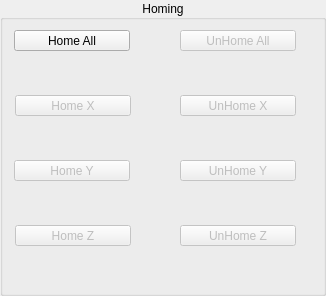
   <widget class="QGroupBox" name="groupBox_homing">
    <property name="geometry">
     <rect>
      <x>1355</x>
      <y>730</y>
      <width>326</width>
      <height>296</height>
     </rect>
    </property>
    <property name="title">
     <string>Homing</string>
    </property>
    <property name="alignment">
     <set>Qt::AlignCenter</set>
    </property>
    <widget class="QPushButton" name="unhome_pb_2">
     <property name="enabled">
      <bool>false</bool>
     </property>
     <property name="geometry">
      <rect>
       <x>180</x>
       <y>225</y>
       <width>116</width>
       <height>21</height>
      </rect>
     </property>
     <property name="text">
      <string>UnHome Z</string>
     </property>
    </widget>
    <widget class="QPushButton" name="home_pb_1">
     <property name="enabled">
      <bool>false</bool>
     </property>
     <property name="geometry">
      <rect>
       <x>14</x>
       <y>160</y>
       <width>116</width>
       <height>21</height>
      </rect>
     </property>
     <property name="text">
      <string>Home Y</string>
     </property>
    </widget>
    <widget class="QPushButton" name="unhome_pb_0">
     <property name="enabled">
      <bool>false</bool>
     </property>
     <property name="geometry">
      <rect>
       <x>180</x>
       <y>95</y>
       <width>116</width>
       <height>21</height>
      </rect>
     </property>
     <property name="text">
      <string>UnHome X</string>
     </property>
    </widget>
    <widget class="QPushButton" name="home_all_pb">
     <property name="geometry">
      <rect>
       <x>14</x>
       <y>30</y>
       <width>116</width>
       <height>21</height>
      </rect>
     </property>
     <property name="text">
      <string>Home All</string>
     </property>
    </widget>
    <widget class="QPushButton" name="home_pb_2">
     <property name="enabled">
      <bool>false</bool>
     </property>
     <property name="geometry">
      <rect>
       <x>15</x>
       <y>225</y>
       <width>116</width>
       <height>21</height>
      </rect>
     </property>
     <property name="text">
      <string>Home Z</string>
     </property>
    </widget>
    <widget class="QPushButton" name="unhome_pb_1">
     <property name="enabled">
      <bool>false</bool>
     </property>
     <property name="geometry">
      <rect>
       <x>180</x>
       <y>160</y>
       <width>116</width>
       <height>21</height>
      </rect>
     </property>
     <property name="text">
      <string>UnHome Y</string>
     </property>
    </widget>
    <widget class="QPushButton" name="unhome_all_pb">
     <property name="enabled">
      <bool>false</bool>
     </property>
     <property name="geometry">
      <rect>
       <x>180</x>
       <y>30</y>
       <width>116</width>
       <height>21</height>
      </rect>
     </property>
     <property name="text">
      <string>UnHome All</string>
     </property>
    </widget>
    <widget class="QPushButton" name="home_pb_0">
     <property name="enabled">
      <bool>false</bool>
     </property>
     <property name="geometry">
      <rect>
       <x>15</x>
       <y>95</y>
       <width>116</width>
       <height>21</height>
      </rect>
     </property>
     <property name="text">
      <string>Home X</string>
     </property>
    </widget>
   </widget>
